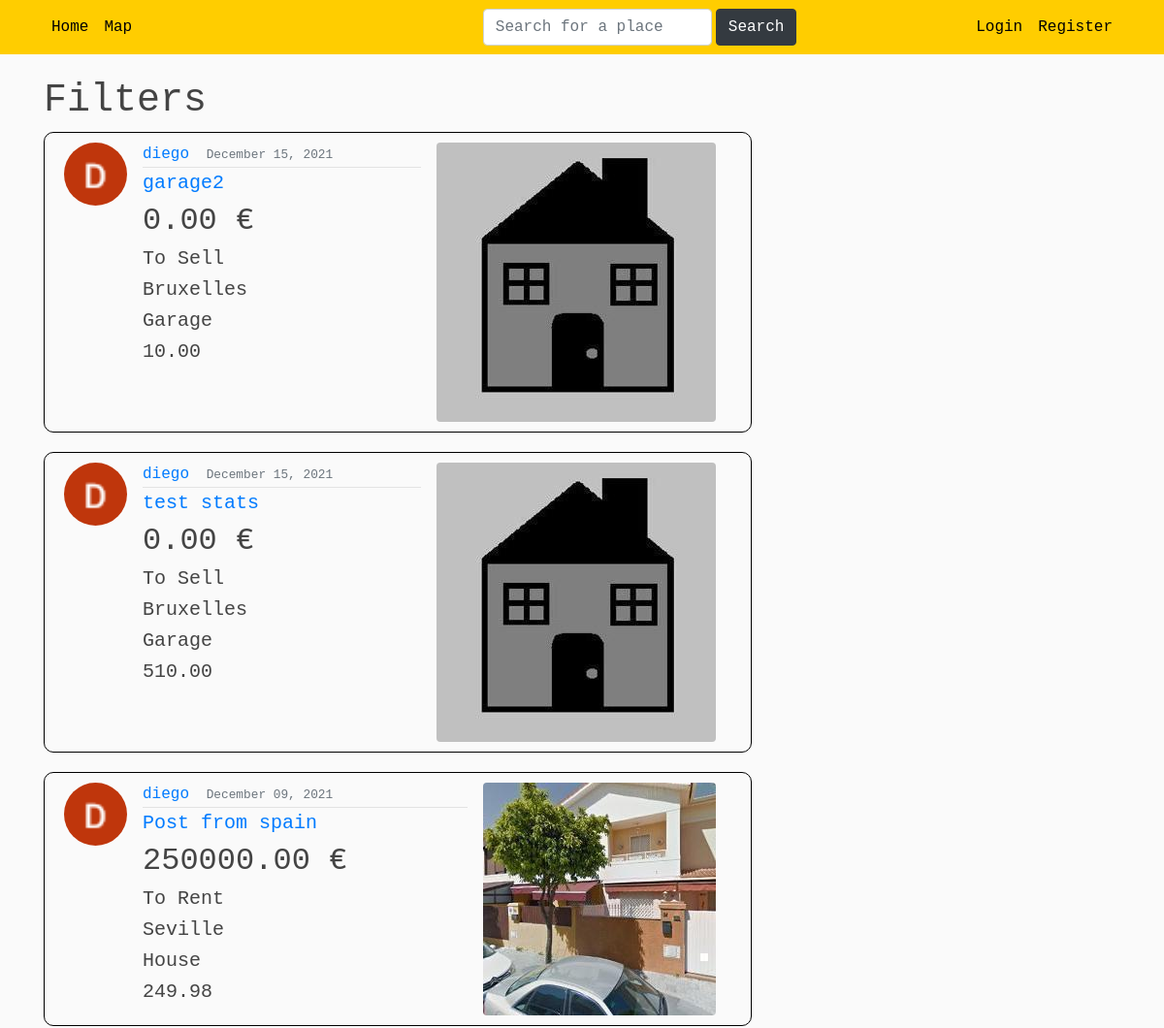
The app's page /filter/ (upper part), older data.
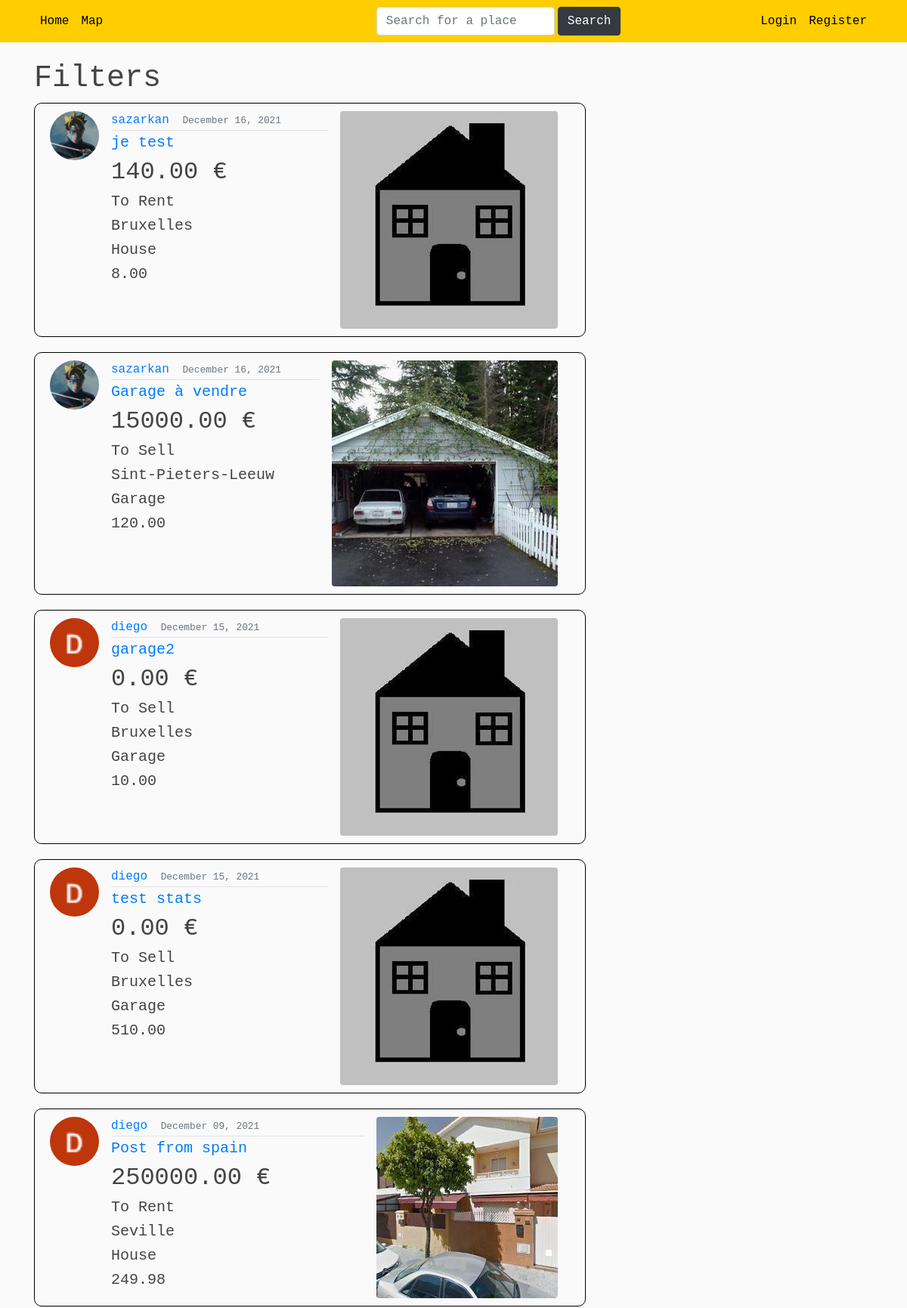
The same page, newer data.
### blog/models.py (models this page shows, shortened)
class Post(models.Model): #creation d'un Post
    title = models.CharField(max_length=100)
    price = models.DecimalField(default=0, max_digits= 15, decimal_places=2)
    sell_rent = models.CharField(default= 'S', max_length=10, choices=SELLORRENT_CHOICES)
    localisation = models.CharField(default='Bruxelles',max_length=100)
    address = models.TextField(default='Boulevard du Triomphe 1 , 1050 Bruxelles')
    lat = models.FloatField(blank=True, null=True)  # blank pour autoriser des valeurs vides
    long = models.FloatField(blank=True, null=True)
    category = models.CharField(default= 'H', max_length=10, choices=CATEGORIES)
    surface = models.DecimalField(default=0, max_digits= 8, decimal_places=2)
    content = models.TextField()
    image = models.ImageField(default='defaultAnnounce.jpg', upload_to='announce_pics')
    image2 = models.ImageField(default='defaultAnnounce.jpg', upload_to='announce_pics')
    image3 = models.ImageField(default='defaultAnnounce.jpg', upload_to='announce_pics')
    date_posted = models.DateTimeField(default=timezone.now)
    author = models.ForeignKey(User, on_delete=models.CASCADE) #reférence à une autre classe (clé étrangère)
    number_views = models.IntegerField(default=0)

### users/models.py (models this page shows, shortened)
class Profile(models.Model):
    user = models.OneToOneField(User, on_delete=models.CASCADE) #CASCADE : si je supprime l'utilisateur, le profil sera supprimé aussi. Mais si je supprime le profil, l'utilisateur ne sera pas supprimé
    image = models.ImageField(default='default.jpg', upload_to='profile_pics') #default = image par défaut si l'user ne choisit aucune pdp
    price_preference = models.DecimalField(default=0, max_digits=15, decimal_places=2) #prix maximum préféré
    localisation_preference = models.CharField(default='Bruxelles', max_length=100) #localisation préférée
    sell_rent_preference = models.CharField(default='S', max_length=10, choices=SELLORRENT_CHOICES) #a vendre ou a louer

### blog/views.py (the view)
# urls.py: path('filter/', views.filter, name='blog-filter'),#chercher un filtre
def filter(request): #inspired by https://www.youtube.com/watch?v=vU0VeFN-abU
    qs = Post.objects.all()
    localisation = request.GET.get('localisation')
    priceMin = request.GET.get('priceMin')
    priceMax = request.GET.get('priceMax')
    sellOrRent = request.GET.get('sellOrRent')
    category = request.GET.get('category')
    surfaceMin = request.GET.get('surfaceMin')
    surfaceMax = request.GET.get('surfaceMax')
    if localisation != '' and localisation is not None:
        qs = qs.filter(localisation__icontains=localisation)
    if priceMin != '' and priceMin is not None:
        qs = qs.filter(price__gte=priceMin)
    if priceMax != '' and priceMax is not None:
        qs = qs.filter(price__lt=priceMax)
    if sellOrRent != '' and sellOrRent is not None and sellOrRent != 'Choose an option':
        qs = qs.filter(sell_rent__icontains=sellOrRent)
    if category != '' and category is not None and category != 'Choose an option':
        qs = qs.filter(category__icontains=category)
    if surfaceMin != '' and surfaceMin is not None:
        qs = qs.filter(surface__gte=surfaceMin)
    if surfaceMax != '' and surfaceMax is not None:
        qs = qs.filter(surface__lt=surfaceMax)
    paginator = Paginator(Post.objects.all(), 5)
    page_number = request.GET.get('page')
    page_obj = paginator.get_page(page_number)
    context = {
        'queryset': qs.order_by('-date_posted'),
        'page_obj': page_obj
    }
    return render(request, 'blog/filter.html',context)

### blog/templates/blog/filter.html (shortened to what this page needs)
{% extends "blog/base.html" %}
{% block content %}
<h1>Filters</h1>
    {% for post in queryset %}
        <article class="media content-section">
            <img class="rounded-circle article-img" src="{{ post.author.profile.image.url }}">
            <div class="media-body">
                <div class="article-metadata">
                    <a class="mr-2" href="{% url 'user-posts' post.author.username %}">{{ post.author }}</a>
                    <small class="text-muted">{{ post.date_posted|date:"F d, Y" }}</small>
                </div>
                <h5 class="display-5"><a  href="{% url 'post-detail' post.id %}">{{ post.title }}</a></h5>
                <h2 class="article-content">{{ post.price }} €</h2>
                <h5 class="article-content">{{ post.get_sell_rent_display }}</h5>
                <h5 class="article-content">{{ post.localisation }}</h5>
                <h5 class="article-content">{{ post.get_category_display }}</h5>
                <h5 class="article-content">{{ post.surface }}</h5>
            </div>
            <img class="rounded float-left ml-3 mr-3" src="{{ post.image.url }}">
        </article>
    {% endfor %}
{% endblock content %}

Row changes from the older to the newer data that the page shows:
added Post: author.profile.image (picture), author "sazarkan", date_posted "December 16, 2021", title "je test", price "140.00", sell_rent "To Rent", localisation "Bruxelles", category "House", surface "8.00", image (placeholder picture)
added Post: author.profile.image (picture), author "sazarkan", date_posted "December 16, 2021", title "Garage à vendre", price "15000.00", sell_rent "To Sell", localisation "Sint-Pieters-Leeuw", category "Garage", surface "120.00", image (picture)
